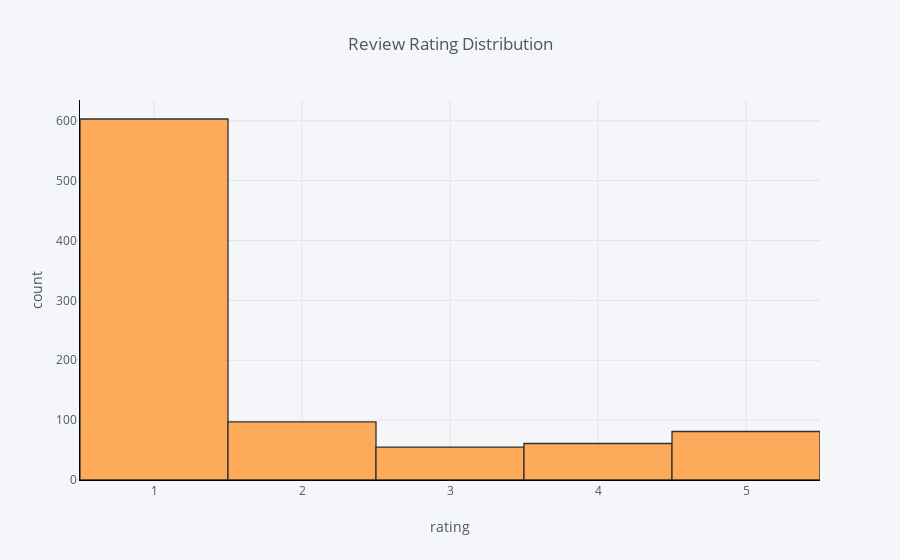

Source (notebook cell):
### Markdown cell above
#### Distribution of review rating

### Code cell
df['Review_Score'].iplot(
    kind='hist',
    xTitle='rating',
    linecolor='black',
    yTitle='count',
    title='Review Rating Distribution')

### Figure 1 — Plotly figure (JSON) as saved in the notebook; plotly's stock layout.template omitted (floating-point values rounded to 4 significant figures; data arrays with more than 128 entries replaced by an {"elided": "..."} marker saying what was removed)
{"data": [{"histfunc": "count", "histnorm": "", "marker": {"color": "rgba(255, 153, 51, 1.0)", "line": {"color": "#000000", "width": 1.3}}, "name": "Review_Score", "opacity": 0.8, "orientation": "v", "type": "histogram", "uid": "901faa84-0f0d-4e85-b356-b3cd17005eda", "x": {"elided": "897 int values"}}], "layout": {"barmode": "overlay", "legend": {"bgcolor": "#F5F6F9", "font": {"color": "#4D5663"}}, "paper_bgcolor": "#F5F6F9", "plot_bgcolor": "#F5F6F9", "title": {"font": {"color": "#4D5663"}, "text": "Review Rating Distribution"}, "xaxis": {"gridcolor": "#E1E5ED", "linecolor": "black", "showgrid": true, "tickfont": {"color": "#4D5663"}, "title": {"font": {"color": "#4D5663"}, "text": "rating"}, "zerolinecolor": "#E1E5ED"}, "yaxis": {"gridcolor": "#E1E5ED", "linecolor": "black", "showgrid": true, "tickfont": {"color": "#4D5663"}, "title": {"font": {"color": "#4D5663"}, "text": "count"}, "zerolinecolor": "#E1E5ED"}}}
